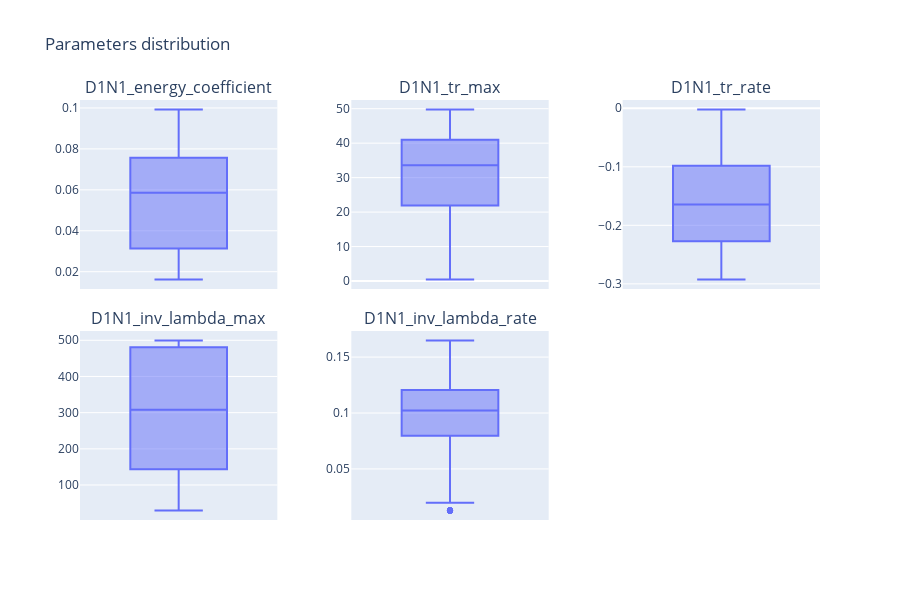

The cell this chart's notebook holds for it:
### Code cell
viewer.box_plot(3, nbest=1000)

### Figure 1 — Plotly figure (JSON) as saved in the notebook; plotly's stock layout.template omitted (floating-point values rounded to 4 significant figures; data arrays with more than 128 entries replaced by an {"elided": "..."} marker saying what was removed)
{"data": [{"alignmentgroup": "True", "hovertemplate": "D1N1_energy_coefficient=%{y}<extra></extra>", "legendgroup": "", "marker": {"color": "#636efa"}, "name": "", "notched": false, "offsetgroup": "", "orientation": "v", "showlegend": false, "type": "box", "x0": " ", "xaxis": "x", "y": {"elided": "1000 float values"}, "y0": " ", "yaxis": "y"}, {"alignmentgroup": "True", "hovertemplate": "D1N1_tr_max=%{y}<extra></extra>", "legendgroup": "", "marker": {"color": "#636efa"}, "name": "", "notched": false, "offsetgroup": "", "orientation": "v", "showlegend": false, "type": "box", "x0": " ", "xaxis": "x2", "y": {"elided": "1000 float values"}, "y0": " ", "yaxis": "y2"}, {"alignmentgroup": "True", "hovertemplate": "D1N1_tr_rate=%{y}<extra></extra>", "legendgroup": "", "marker": {"color": "#636efa"}, "name": "", "notched": false, "offsetgroup": "", "orientation": "v", "showlegend": false, "type": "box", "x0": " ", "xaxis": "x3", "y": {"elided": "1000 float values"}, "y0": " ", "yaxis": "y3"}, {"alignmentgroup": "True", "hovertemplate": "D1N1_inv_lambda_max=%{y}<extra></extra>", "legendgroup": "", "marker": {"color": "#636efa"}, "name": "", "notched": false, "offsetgroup": "", "orientation": "v", "showlegend": false, "type": "box", "x0": " ", "xaxis": "x4", "y": {"elided": "1000 float values"}, "y0": " ", "yaxis": "y4"}, {"alignmentgroup": "True", "hovertemplate": "D1N1_inv_lambda_rate=%{y}<extra></extra>", "legendgroup": "", "marker": {"color": "#636efa"}, "name": "", "notched": false, "offsetgroup": "", "orientation": "v", "showlegend": false, "type": "box", "x0": " ", "xaxis": "x5", "y": {"elided": "1000 float values"}, "y0": " ", "yaxis": "y5"}], "layout": {"annotations": [{"font": {"size": 16}, "showarrow": false, "text": "D1N1_energy_coefficient", "x": 0.1333, "xanchor": "center", "xref": "paper", "y": 1, "yanchor": "bottom", "yref": "paper"}, {"font": {"size": 16}, "showarrow": false, "text": "D1N1_tr_max", "x": 0.5, "xanchor": "center", "xref": "paper", "y": 1, "yanchor": "bottom", "yref": "paper"}, {"font": {"size": 16}, "showarrow": false, "text": "D1N1_tr_rate", "x": 0.8667, "xanchor": "center", "xref": "paper", "y": 1, "yanchor": "bottom", "yref": "paper"}, {"font": {"size": 16}, "showarrow": false, "text": "D1N1_inv_lambda_max", "x": 0.1333, "xanchor": "center", "xref": "paper", "y": 0.45, "yanchor": "bottom", "yref": "paper"}, {"font": {"size": 16}, "showarrow": false, "text": "D1N1_inv_lambda_rate", "x": 0.5, "xanchor": "center", "xref": "paper", "y": 0.45, "yanchor": "bottom", "yref": "paper"}], "height": 600, "title": {"text": "Parameters distribution"}, "width": 900, "xaxis": {"anchor": "y", "domain": [0, 0.2667]}, "xaxis2": {"anchor": "y2", "domain": [0.3667, 0.6333]}, "xaxis3": {"anchor": "y3", "domain": [0.7333, 1]}, "xaxis4": {"anchor": "y4", "domain": [0, 0.2667]}, "xaxis5": {"anchor": "y5", "domain": [0.3667, 0.6333]}, "xaxis6": {"anchor": "y6", "domain": [0.7333, 1]}, "yaxis": {"anchor": "x", "domain": [0.55, 1]}, "yaxis2": {"anchor": "x2", "domain": [0.55, 1]}, "yaxis3": {"anchor": "x3", "domain": [0.55, 1]}, "yaxis4": {"anchor": "x4", "domain": [0, 0.45]}, "yaxis5": {"anchor": "x5", "domain": [0, 0.45]}, "yaxis6": {"anchor": "x6", "domain": [0, 0.45]}}}
